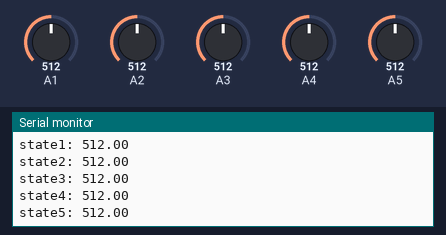
This sketch was run on a simulated Arduino Uno, built with avr-gcc and run on an emulated ATmega328P. Shown: the last lines printed to the serial monitor. Inputs (shaded band) come from the test bench; at power-on: A1 = 512, A2 = 512, A3 = 512, A4 = 512, A5 = 512.

Above: at 2.8 s.
2.9 s: A1 set to 716
5.6 s: A2 set to 716
8.3 s: A3 set to 716
At 10.8 s:
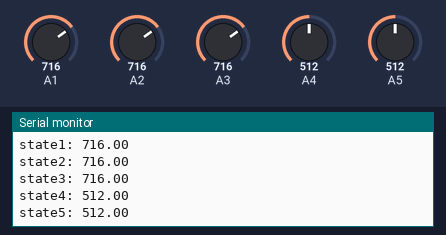
11.0 s: A4 set to 716
At 13.3 s:
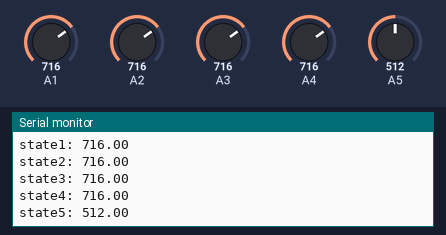
13.7 s: A5 set to 716
At 15.5 s:
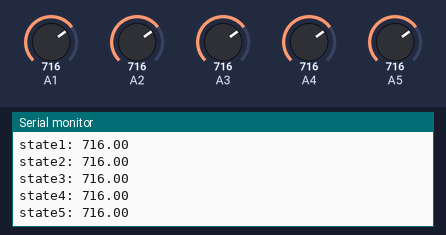
16.4 s: A1 set to 992
Timing chart, 0 to 19.4 s (numbered marks = the images above; inputs shaded):
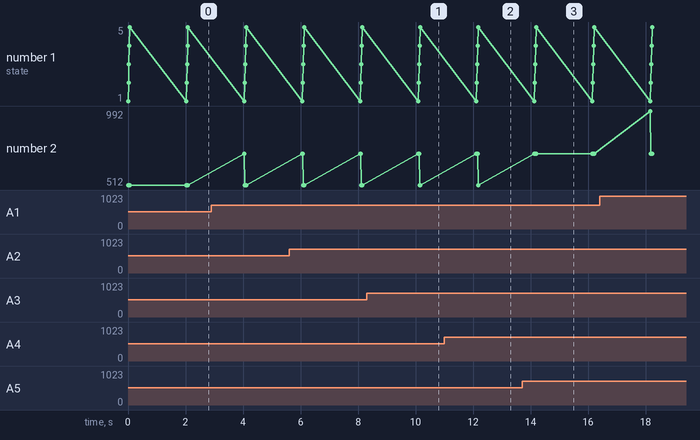

Measured:
- after the input at 8.3 s, the serial monitor: prints a new line after 1.8 s (image 1)
- after the input at 11.0 s, the serial monitor: prints a new line after 1.2 s (image 2)
- after the input at 13.7 s, the serial monitor: prints a new line after 0.50 s (image 3)

The sketch:

testRotarySwitch.ino
```cpp
void setup() {
  // put your setup code here, to run once:
  Serial.begin(9600);

  pinMode(A1, INPUT);
  pinMode(A2, INPUT);
  pinMode(A3, INPUT);
  pinMode(A4, INPUT);
  pinMode(A5, INPUT);
}

void loop() {
  float state1 = analogRead(A1);
  float state2 = analogRead(A2);
  float state3 = analogRead(A3);
  float state4 = analogRead(A4);
  float state5 = analogRead(A5);

  // put your main code here, to run repeatedly:
  Serial.print("state1: ");
  Serial.println(state1);
  Serial.print("state2: ");
  Serial.println(state2);
  Serial.print("state3: ");
  Serial.println(state3);
  Serial.print("state4: ");
  Serial.println(state4);
  Serial.print("state5: ");
  Serial.println(state5);
  Serial.println();
  delay(2000);

}
```
